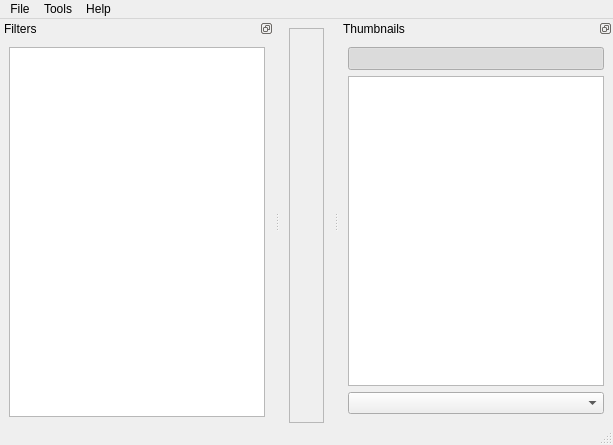
<?xml version="1.0" encoding="UTF-8"?>
<ui version="4.0">
 <class>MainWindow</class>
 <widget class="QMainWindow" name="MainWindow">
  <property name="geometry">
   <rect>
    <x>0</x>
    <y>0</y>
    <width>613</width>
    <height>445</height>
   </rect>
  </property>
  <property name="sizePolicy">
   <sizepolicy hsizetype="Preferred" vsizetype="Preferred">
    <horstretch>0</horstretch>
    <verstretch>0</verstretch>
   </sizepolicy>
  </property>
  <property name="windowTitle">
   <string>MainWindow</string>
  </property>
  <property name="styleSheet">
   <string notr="true"/>
  </property>
  <widget class="QWidget" name="centralwidget">
   <property name="sizePolicy">
    <sizepolicy hsizetype="Preferred" vsizetype="Preferred">
     <horstretch>0</horstretch>
     <verstretch>0</verstretch>
    </sizepolicy>
   </property>
   <property name="cursor">
    <cursorShape>ArrowCursor</cursorShape>
   </property>
   <layout class="QHBoxLayout" name="horizontalLayout">
    <property name="bottomMargin">
     <number>0</number>
    </property>
    <item>
     <widget class="QFrame" name="imageViewFrame">
      <property name="sizePolicy">
       <sizepolicy hsizetype="Expanding" vsizetype="Expanding">
        <horstretch>1</horstretch>
        <verstretch>1</verstretch>
       </sizepolicy>
      </property>
      <property name="frameShape">
       <enum>QFrame::StyledPanel</enum>
      </property>
      <property name="frameShadow">
       <enum>QFrame::Sunken</enum>
      </property>
     </widget>
    </item>
   </layout>
  </widget>
  <widget class="QMenuBar" name="menubar">
   <property name="geometry">
    <rect>
     <x>0</x>
     <y>0</y>
     <width>613</width>
     <height>21</height>
    </rect>
   </property>
   <widget class="QMenu" name="menuDebug">
    <property name="title">
     <string>Tools</string>
    </property>
    <addaction name="actionRelinking"/>
    <addaction name="separator"/>
    <addaction name="actionDebug"/>
    <addaction name="separator"/>
    <addaction name="actionSettings"/>
   </widget>
   <widget class="QMenu" name="menuFile">
    <property name="title">
     <string>File</string>
    </property>
    <addaction name="actionNewProject"/>
    <addaction name="actionOpenProject"/>
    <addaction name="separator"/>
    <addaction name="actionSaveProject"/>
    <addaction name="actionSaveProjectAs"/>
    <addaction name="separator"/>
    <addaction name="actionCloseProject"/>
    <addaction name="separator"/>
    <addaction name="actionQuit"/>
   </widget>
   <widget class="QMenu" name="menuHelp">
    <property name="title">
     <string>Help</string>
    </property>
    <addaction name="actionAbout"/>
   </widget>
   <addaction name="menuFile"/>
   <addaction name="menuDebug"/>
   <addaction name="menuHelp"/>
  </widget>
  <widget class="QStatusBar" name="statusBar"/>
  <widget class="QDockWidget" name="dockWidgetFilters">
   <property name="minimumSize">
    <size>
     <width>89</width>
     <height>314</height>
    </size>
   </property>
   <property name="maximumSize">
    <size>
     <width>524287</width>
     <height>524287</height>
    </size>
   </property>
   <property name="features">
    <set>QDockWidget::DockWidgetFloatable|QDockWidget::DockWidgetMovable</set>
   </property>
   <property name="windowTitle">
    <string>Filters</string>
   </property>
   <attribute name="dockWidgetArea">
    <number>1</number>
   </attribute>
   <widget class="QWidget" name="dockWidgetContents">
    <layout class="QVBoxLayout" name="verticalLayout_2">
     <property name="bottomMargin">
      <number>0</number>
     </property>
     <item>
      <widget class="StageListView" name="filterList">
       <property name="sizePolicy">
        <sizepolicy hsizetype="Expanding" vsizetype="MinimumExpanding">
         <horstretch>0</horstretch>
         <verstretch>0</verstretch>
        </sizepolicy>
       </property>
       <property name="autoScroll">
        <bool>false</bool>
       </property>
       <property name="editTriggers">
        <set>QAbstractItemView::NoEditTriggers</set>
       </property>
       <property name="tabKeyNavigation">
        <bool>false</bool>
       </property>
       <property name="showDropIndicator" stdset="0">
        <bool>false</bool>
       </property>
       <property name="alternatingRowColors">
        <bool>true</bool>
       </property>
       <property name="selectionMode">
        <enum>QAbstractItemView::SingleSelection</enum>
       </property>
       <property name="selectionBehavior">
        <enum>QAbstractItemView::SelectRows</enum>
       </property>
       <property name="textElideMode">
        <enum>Qt::ElideNone</enum>
       </property>
       <property name="showGrid">
        <bool>false</bool>
       </property>
       <property name="wordWrap">
        <bool>false</bool>
       </property>
       <property name="cornerButtonEnabled">
        <bool>false</bool>
       </property>
      </widget>
     </item>
     <item>
      <widget class="NonOwningWidget" name="filterOptions" native="true"/>
     </item>
    </layout>
   </widget>
  </widget>
  <widget class="QDockWidget" name="dockWidgetThumbnails">
   <property name="minimumSize">
    <size>
     <width>89</width>
     <height>165</height>
    </size>
   </property>
   <property name="maximumSize">
    <size>
     <width>524287</width>
     <height>524287</height>
    </size>
   </property>
   <property name="features">
    <set>QDockWidget::DockWidgetFloatable|QDockWidget::DockWidgetMovable</set>
   </property>
   <property name="windowTitle">
    <string>Thumbnails</string>
   </property>
   <attribute name="dockWidgetArea">
    <number>2</number>
   </attribute>
   <widget class="QWidget" name="dockWidgetContents_2">
    <layout class="QVBoxLayout" name="verticalLayout_3">
     <item>
      <widget class="QToolButton" name="focusButton">
       <property name="sizePolicy">
        <sizepolicy hsizetype="Minimum" vsizetype="Fixed">
         <horstretch>0</horstretch>
         <verstretch>0</verstretch>
        </sizepolicy>
       </property>
       <property name="statusTip">
        <string>Keep current page in view.</string>
       </property>
       <property name="text">
        <string/>
       </property>
       <property name="icon">
        <iconset resource="../resources/resources.qrc">
         <normaloff>:/icons/keep-in-view.png</normaloff>:/icons/keep-in-view.png</iconset>
       </property>
       <property name="checkable">
        <bool>true</bool>
       </property>
       <property name="checked">
        <bool>true</bool>
       </property>
      </widget>
     </item>
     <item>
      <widget class="QGraphicsView" name="thumbView">
       <property name="minimumSize">
        <size>
         <width>0</width>
         <height>0</height>
        </size>
       </property>
       <property name="statusTip">
        <string>Use Home, End, PgUp (or Q), PgDown (or W) to navigate between pages.</string>
       </property>
       <property name="alignment">
        <set>Qt::AlignHCenter|Qt::AlignTop</set>
       </property>
      </widget>
     </item>
     <item>
      <widget class="QComboBox" name="sortOptions">
       <property name="sizeAdjustPolicy">
        <enum>QComboBox::AdjustToMinimumContentsLength</enum>
       </property>
      </widget>
     </item>
    </layout>
   </widget>
  </widget>
  <action name="actionDebug">
   <property name="checkable">
    <bool>true</bool>
   </property>
   <property name="checked">
    <bool>false</bool>
   </property>
   <property name="text">
    <string>Debug Mode</string>
   </property>
  </action>
  <action name="actionSaveProject">
   <property name="text">
    <string>Save Project</string>
   </property>
   <property name="shortcut">
    <string>Ctrl+S</string>
   </property>
  </action>
  <action name="actionSaveProjectAs">
   <property name="text">
    <string>Save Project As ...</string>
   </property>
   <property name="shortcut">
    <string>Ctrl+Shift+S</string>
   </property>
  </action>
  <action name="actionNextPage">
   <property name="text">
    <string>Next Page</string>
   </property>
   <property name="shortcut">
    <string>PgDown</string>
   </property>
   <property name="autoRepeat">
    <bool>false</bool>
   </property>
  </action>
  <action name="actionPrevPage">
   <property name="text">
    <string>Previous Page</string>
   </property>
   <property name="shortcut">
    <string>PgUp</string>
   </property>
   <property name="autoRepeat">
    <bool>false</bool>
   </property>
  </action>
  <action name="actionNewProject">
   <property name="text">
    <string>New Project ...</string>
   </property>
   <property name="shortcut">
    <string>Ctrl+N</string>
   </property>
  </action>
  <action name="actionOpenProject">
   <property name="text">
    <string>Open Project ...</string>
   </property>
   <property name="shortcut">
    <string>Ctrl+O</string>
   </property>
  </action>
  <action name="actionPrevPageQ">
   <property name="text">
    <string>Previous Page</string>
   </property>
   <property name="shortcut">
    <string>Q</string>
   </property>
   <property name="autoRepeat">
    <bool>false</bool>
   </property>
  </action>
  <action name="actionNextPageW">
   <property name="text">
    <string>Next Page</string>
   </property>
   <property name="shortcut">
    <string>W</string>
   </property>
   <property name="autoRepeat">
    <bool>false</bool>
   </property>
  </action>
  <action name="actionCloseProject">
   <property name="text">
    <string>Close Project</string>
   </property>
   <property name="shortcut">
    <string>Ctrl+W</string>
   </property>
  </action>
  <action name="actionQuit">
   <property name="text">
    <string>Quit</string>
   </property>
   <property name="shortcut">
    <string>Ctrl+Q</string>
   </property>
  </action>
  <action name="actionSettings">
   <property name="text">
    <string>Settings ...</string>
   </property>
  </action>
  <action name="actionFirstPage">
   <property name="text">
    <string>First Page</string>
   </property>
   <property name="shortcut">
    <string>Home</string>
   </property>
  </action>
  <action name="actionLastPage">
   <property name="text">
    <string>Last Page</string>
   </property>
   <property name="shortcut">
    <string>End</string>
   </property>
  </action>
  <action name="actionAbout">
   <property name="text">
    <string>About</string>
   </property>
  </action>
  <action name="actionFixDpi">
   <property name="text">
    <string>Fix DPI ...</string>
   </property>
  </action>
  <action name="actionRelinking">
   <property name="text">
    <string>Relinking ...</string>
   </property>
  </action>
 </widget>
 <customwidgets>
  <customwidget>
   <class>StageListView</class>
   <extends>QTableView</extends>
   <header>StageListView.h</header>
  </customwidget>
  <customwidget>
   <class>NonOwningWidget</class>
   <extends>QWidget</extends>
   <header>NonOwningWidget.h</header>
   <container>1</container>
  </customwidget>
 </customwidgets>
 <resources>
  <include location="../resources/resources.qrc"/>
 </resources>
 <connections/>
</ui>
